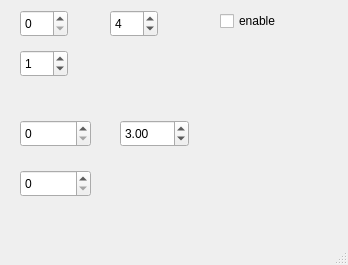
<?xml version="1.0" encoding="UTF-8"?>
<ui version="4.0">
 <class>PIP</class>
 <widget class="QMainWindow" name="PIP">
  <property name="geometry">
   <rect>
    <x>0</x>
    <y>0</y>
    <width>348</width>
    <height>265</height>
   </rect>
  </property>
  <property name="windowTitle">
   <string>MainWindow</string>
  </property>
  <widget class="QWidget" name="centralwidget">
   <widget class="QSpinBox" name="inputBack">
    <property name="geometry">
     <rect>
      <x>20</x>
      <y>10</y>
      <width>48</width>
      <height>27</height>
     </rect>
    </property>
   </widget>
   <widget class="QSpinBox" name="output">
    <property name="geometry">
     <rect>
      <x>110</x>
      <y>10</y>
      <width>48</width>
      <height>27</height>
     </rect>
    </property>
    <property name="value">
     <number>4</number>
    </property>
   </widget>
   <widget class="QSpinBox" name="inputPIP">
    <property name="geometry">
     <rect>
      <x>20</x>
      <y>50</y>
      <width>48</width>
      <height>27</height>
     </rect>
    </property>
    <property name="value">
     <number>1</number>
    </property>
   </widget>
   <widget class="QCheckBox" name="enableBox">
    <property name="geometry">
     <rect>
      <x>220</x>
      <y>10</y>
      <width>97</width>
      <height>22</height>
     </rect>
    </property>
    <property name="text">
     <string>enable</string>
    </property>
   </widget>
   <widget class="QSpinBox" name="offsetX">
    <property name="geometry">
     <rect>
      <x>20</x>
      <y>120</y>
      <width>71</width>
      <height>27</height>
     </rect>
    </property>
    <property name="maximum">
     <number>10000</number>
    </property>
    <property name="singleStep">
     <number>20</number>
    </property>
   </widget>
   <widget class="QSpinBox" name="offsetY">
    <property name="geometry">
     <rect>
      <x>20</x>
      <y>170</y>
      <width>71</width>
      <height>27</height>
     </rect>
    </property>
    <property name="maximum">
     <number>10000</number>
    </property>
    <property name="singleStep">
     <number>20</number>
    </property>
   </widget>
   <widget class="QDoubleSpinBox" name="scaleBox">
    <property name="geometry">
     <rect>
      <x>120</x>
      <y>120</y>
      <width>69</width>
      <height>27</height>
     </rect>
    </property>
    <property name="minimum">
     <double>1.000000000000000</double>
    </property>
    <property name="singleStep">
     <double>0.500000000000000</double>
    </property>
    <property name="value">
     <double>3.000000000000000</double>
    </property>
   </widget>
  </widget>
  <widget class="QMenuBar" name="menubar">
   <property name="geometry">
    <rect>
     <x>0</x>
     <y>0</y>
     <width>348</width>
     <height>25</height>
    </rect>
   </property>
  </widget>
  <widget class="QStatusBar" name="statusbar"/>
 </widget>
 <resources/>
 <connections/>
</ui>
